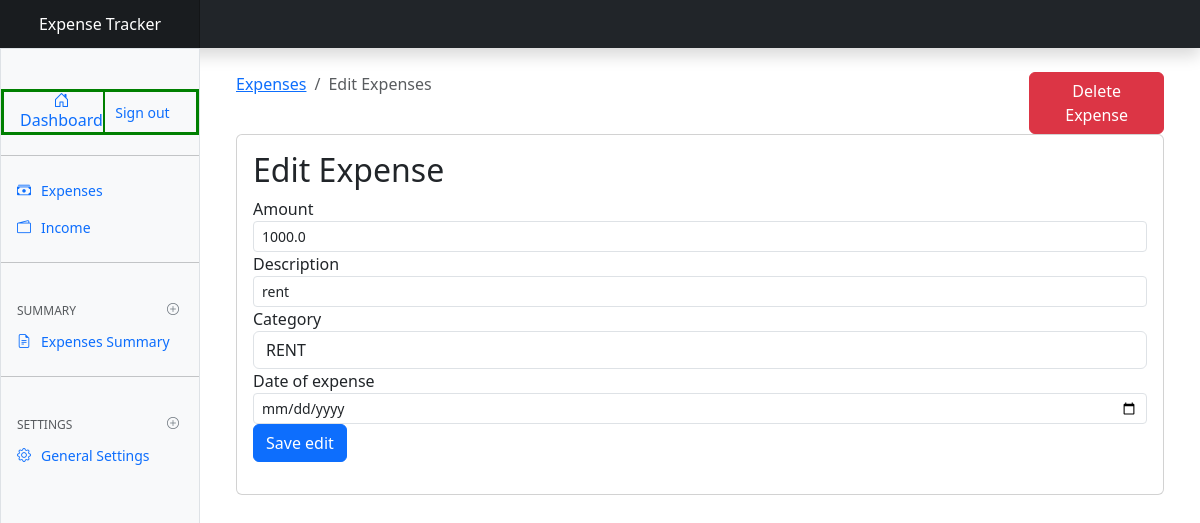
/edit-expense/4, run on the app's committed database.
### expenses/models.py (models this page shows, shortened)
class Expense(models.Model):
    amount=models.FloatField()
    date=models.DateField(default=now)
    description=models.TextField()
    owner=models.ForeignKey(to=User, on_delete=models.CASCADE)
    category= models.CharField(max_length=255)
    class Meta:
        ordering=['-date']

### expenses/views.py (the view, shortened to what this page needs)
# urls.py: path('edit-expense/<int:id>', views.expense_edit, name='expense_edit'),
def expense_edit(request, id):
    categories= Category.objects.all()
    expense=Expense.objects.get(pk=id)
    context={
        'expense':expense,
        'values':expense,
        'categories':categories
    }
    if request.method=="GET":
        return render(request, 'expenses/edit-expense.html', context)

### templates/expenses/edit-expense.html (shortened to what this page needs)
{% extends 'base.html' %}
{% block content %}
<div class="container mt-4">
    <div class="row">
        <div class="col-md-10">
            <nav aria-label="breadcrumb">
                <ol class="breadcrumb">
                  <li class="breadcrumb-item"><a href="">Expenses</a></li>
                  <li class="breadcrumb-item active" aria-current="page">Edit Expenses</li>
                </ol>
              </nav>
        </div>
        <div class="col-md-2">
            <a href="{% url 'expense_delete' expense.id %}" class="btn btn-danger bt-sm">Delete Expense</a>
        </div>
    </div>
    <div class="card">
        <div class="card-body">
            <h2>Edit Expense</h2>
            <form action="{% url 'expense_edit' expense.id %}" method="post">
                <div class="form-group">
                    <label for="Amount">Amount
                    </label>
                    <input type="text" name="amount" class="form-control form-control-sm" value="{{values.amount}}">
                </div>
                <div class="form-group">
                    <label for="">Description
                    </label>
                    <input type="text" name="description" class="form-control form-control-sm" value="{{values.description}}">
                </div>
                <div class="form-group">
                    <label for="">Category
                    </label>
                    <select class="form-control" name="category" id="">
                        <option selected value="{{values.category}}" name="category">{{values.category}}</option>
                    </select>
                </div>
                <div class="form-group">
                    <label for="">Date of expense
                    </label>
                    <input type="date" name="expense_date" class="form-control form-control-sm" value="{{values.date}}">
                </div>
                <input type="submit" value="Save edit" class="btn btn-primary btn-primary-sm">
            </form>
        </div>
    </div>
</div>
{% endblock %}

### expense_tracker/static/css/docsearch.css (style rules this page uses)
:root { --docsearch-primary-color:#5468ff;--docsearch-text-color:#1c1e21;--docsearch-spacing:12px;--docsearch-icon-stroke-width:1.4;--docsearch-highlight-color:var(--docsearch-primary-color);--docsearch-muted-color:#969faf;--docsearch-container-background:rgba(101,108,133,0.8);--docsearch-logo-color:#5468ff;--docsearch-modal-width:560px;--docsearch-modal-height:600px;--docsearch-modal-background:#f5f6f7;--docsearch-modal-shadow:inset 1px 1px 0 0 hsla(0,0%,100%,0.5),0 3px 8px 0 #555a64;--docsearch-searchbox-height:56px;--docsearch-searchbox-background:#ebedf0;--docsearch-searchbox-focus-background:#fff;--docsearch-searchbox-shadow:inset 0 0 0 2px var(--docsearch-primary-color);--docsearch-hit-height:56px;--docsearch-hit-color:#444950;--docsearch-hit-active-color:#fff;--docsearch-hit-background:#fff;--docsearch-hit-shadow:0 1px 3px 0 #d4d9e1;--docsearch-key-gradient:linear-gradient(-225deg,#d5dbe4,#f8f8f8);--docsearch-key-shadow:inset 0 -2px 0 0 #cdcde6,inset 0 0 1px 1px #fff,0 1px 2px 1px rgba(30,35,90,0.4);--docsearch-key-pressed-shadow:inset 0 -2px 0 0 #cdcde6,inset 0 0 1px 1px #fff,0 1px 1px 0 rgba(30,35,90,0.4);--docsearch-footer-height:44px;--docsearch-footer-background:#fff;--docsearch-footer-shadow:0 -1px 0 0 #e0e3e8,0 -3px 6px 0 rgba(69,98,155,0.12) }

### data on the page
Expense: amount "1000.0", description "rent", category "RENT"
